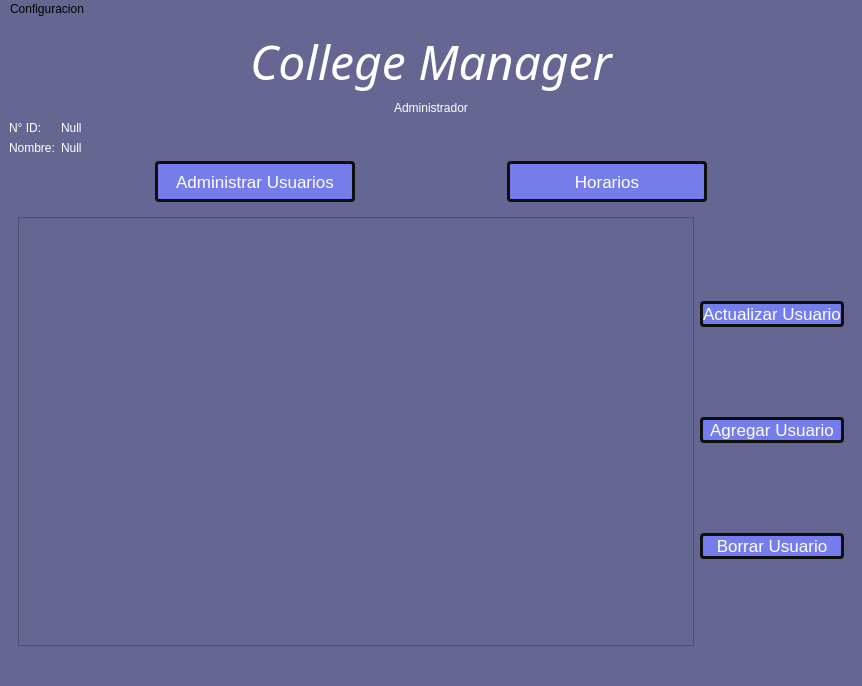
<?xml version="1.0" encoding="UTF-8"?>
<ui version="4.0">
 <class>MainWindow</class>
 <widget class="QMainWindow" name="MainWindow">
  <property name="geometry">
   <rect>
    <x>0</x>
    <y>0</y>
    <width>862</width>
    <height>686</height>
   </rect>
  </property>
  <property name="windowTitle">
   <string>College Manager</string>
  </property>
  <property name="styleSheet">
   <string notr="true">/*Cambiamos el color de la ventana*/
	QWidget{
		background-color: #656792;
	}

	/*Estilos para el botón*/
	QPushButton{
		background-color: #757DED;
		border-radius: 4px;
		border: 3px solid #101010;
		color: #fff;
		font-family: 'Roboto';
		font-size: 17px;
	}
	
	/*Definimos el estilo para un efecto hover sobre el botón,
	este cambiará su background cuando pasemos el mouse por
	encima*/
	QPushButton:hover{
	background-color:#53F0F3 ;
	}

	/*Definimos los estilos para los QLineEdit*/
	QLineEdit{
		border-radius: 3px;
		border: 2px solid #101010;
		font-color: #020202;
	}

	/*Definimos los estilos para los QLabel*/
	QLabel{
		font-family: 'Monotype Corsiva';
		color: #fff;
	}

	/*Definimos los estilos para los QLabels cuyos nombres son
	'label_usuario' y 'label-password'*/
	#label_usuario, #label_password{
		font-size: 17px;
		color: #212121;
	}
	
	/*Estilo para el QLable cuyo nombre es #label_login*/
	#label_login{
		font-size:30px;
		color: #fff;
	}</string>
  </property>
  <widget class="QWidget" name="centralwidget">
   <layout class="QGridLayout" name="gridLayout">
    <item row="0" column="0">
     <layout class="QVBoxLayout" name="body">
      <item>
       <layout class="QVBoxLayout" name="header">
        <item>
         <widget class="QLabel" name="title_2">
          <property name="font">
           <font>
            <family>Monotype Corsiva</family>
            <pointsize>36</pointsize>
            <italic>true</italic>
           </font>
          </property>
          <property name="styleSheet">
           <string notr="true">text-align: center</string>
          </property>
          <property name="text">
           <string>College Manager</string>
          </property>
          <property name="alignment">
           <set>Qt::AlignCenter</set>
          </property>
         </widget>
        </item>
        <item>
         <widget class="QLabel" name="role_2">
          <property name="text">
           <string>Administrador</string>
          </property>
          <property name="alignment">
           <set>Qt::AlignCenter</set>
          </property>
         </widget>
        </item>
       </layout>
      </item>
      <item>
       <layout class="QFormLayout" name="userData">
        <item row="0" column="0">
         <widget class="QLabel" name="label_3">
          <property name="text">
           <string>N° ID: </string>
          </property>
         </widget>
        </item>
        <item row="0" column="1">
         <widget class="QLabel" name="nID">
          <property name="text">
           <string>Null</string>
          </property>
         </widget>
        </item>
        <item row="1" column="0">
         <widget class="QLabel" name="label_5">
          <property name="text">
           <string>Nombre:</string>
          </property>
         </widget>
        </item>
        <item row="1" column="1">
         <widget class="QLabel" name="name">
          <property name="text">
           <string>Null</string>
          </property>
         </widget>
        </item>
       </layout>
      </item>
      <item>
       <layout class="QHBoxLayout" name="nav">
        <item>
         <spacer name="horizontalSpacer_5">
          <property name="orientation">
           <enum>Qt::Horizontal</enum>
          </property>
          <property name="sizeHint" stdset="0">
           <size>
            <width>40</width>
            <height>20</height>
           </size>
          </property>
         </spacer>
        </item>
        <item>
         <widget class="QPushButton" name="userManagerBtn">
          <property name="minimumSize">
           <size>
            <width>200</width>
            <height>41</height>
           </size>
          </property>
          <property name="text">
           <string>Administrar Usuarios</string>
          </property>
         </widget>
        </item>
        <item>
         <spacer name="horizontalSpacer_4">
          <property name="orientation">
           <enum>Qt::Horizontal</enum>
          </property>
          <property name="sizeHint" stdset="0">
           <size>
            <width>28</width>
            <height>0</height>
           </size>
          </property>
         </spacer>
        </item>
        <item>
         <widget class="QPushButton" name="scheduleBtn">
          <property name="minimumSize">
           <size>
            <width>200</width>
            <height>41</height>
           </size>
          </property>
          <property name="text">
           <string>Horarios</string>
          </property>
         </widget>
        </item>
        <item>
         <spacer name="horizontalSpacer_6">
          <property name="orientation">
           <enum>Qt::Horizontal</enum>
          </property>
          <property name="sizeHint" stdset="0">
           <size>
            <width>40</width>
            <height>20</height>
           </size>
          </property>
         </spacer>
        </item>
       </layout>
      </item>
      <item>
       <widget class="QStackedWidget" name="views">
        <property name="currentIndex">
         <number>0</number>
        </property>
        <widget class="QWidget" name="userManager">
         <layout class="QHBoxLayout" name="horizontalLayout">
          <item>
           <widget class="QTableWidget" name="tableUsers">
            <property name="enabled">
             <bool>true</bool>
            </property>
           </widget>
          </item>
          <item>
           <layout class="QVBoxLayout" name="verticalLayout">
            <item>
             <widget class="QPushButton" name="updateUserBtn">
              <property name="text">
               <string>Actualizar Usuario</string>
              </property>
             </widget>
            </item>
            <item>
             <widget class="QPushButton" name="addUserBtn">
              <property name="text">
               <string>Agregar Usuario</string>
              </property>
             </widget>
            </item>
            <item>
             <widget class="QPushButton" name="deleteUserBtn">
              <property name="text">
               <string>Borrar Usuario</string>
              </property>
             </widget>
            </item>
           </layout>
          </item>
         </layout>
        </widget>
        <widget class="QWidget" name="schedule">
         <layout class="QHBoxLayout" name="horizontalLayout_2">
          <item>
           <widget class="QTableWidget" name="tableWidget"/>
          </item>
         </layout>
        </widget>
        <widget class="QWidget" name="adduserPage">
         <layout class="QHBoxLayout" name="horizontalLayout_3">
          <item>
           <spacer name="horizontalSpacer">
            <property name="orientation">
             <enum>Qt::Horizontal</enum>
            </property>
            <property name="sizeHint" stdset="0">
             <size>
              <width>231</width>
              <height>20</height>
             </size>
            </property>
           </spacer>
          </item>
          <item>
           <layout class="QVBoxLayout" name="verticalLayout_2">
            <item>
             <layout class="QFormLayout" name="form">
              <item row="0" column="0">
               <widget class="QLabel" name="label">
                <property name="text">
                 <string>Nombre de usuario: </string>
                </property>
               </widget>
              </item>
              <item row="0" column="1">
               <widget class="QLineEdit" name="usernameLE"/>
              </item>
              <item row="1" column="0">
               <widget class="QLabel" name="passwordL">
                <property name="text">
                 <string>Contraseña</string>
                </property>
               </widget>
              </item>
              <item row="1" column="1">
               <widget class="QLineEdit" name="passwordLE"/>
              </item>
              <item row="2" column="0">
               <widget class="QLabel" name="RoleL">
                <property name="text">
                 <string>Rol: </string>
                </property>
               </widget>
              </item>
              <item row="2" column="1">
               <widget class="QComboBox" name="roleCB">
                <item>
                 <property name="text">
                  <string>Estudiante</string>
                 </property>
                </item>
                <item>
                 <property name="text">
                  <string>Profesor</string>
                 </property>
                </item>
                <item>
                 <property name="text">
                  <string>Administrador</string>
                 </property>
                </item>
               </widget>
              </item>
              <item row="4" column="0">
               <widget class="QLabel" name="fisrtSuernameL">
                <property name="text">
                 <string>ApellidoPaterno</string>
                </property>
               </widget>
              </item>
              <item row="4" column="1">
               <widget class="QLineEdit" name="firstSurnameLE"/>
              </item>
              <item row="5" column="0">
               <widget class="QLabel" name="SecondSurnameL">
                <property name="text">
                 <string>Apellido Materno:</string>
                </property>
               </widget>
              </item>
              <item row="5" column="1">
               <widget class="QLineEdit" name="secondSurnameLE"/>
              </item>
              <item row="6" column="0">
               <widget class="QLabel" name="emailL">
                <property name="text">
                 <string>Email</string>
                </property>
               </widget>
              </item>
              <item row="6" column="1">
               <widget class="QLineEdit" name="emailLE"/>
              </item>
              <item row="7" column="0">
               <widget class="QLabel" name="phoneL">
                <property name="text">
                 <string>Telefono</string>
                </property>
               </widget>
              </item>
              <item row="7" column="1">
               <widget class="QLineEdit" name="phoneLE"/>
              </item>
              <item row="8" column="0">
               <widget class="QLabel" name="addressL">
                <property name="text">
                 <string>Direccion</string>
                </property>
               </widget>
              </item>
              <item row="8" column="1">
               <widget class="QTextEdit" name="addressTE"/>
              </item>
              <item row="3" column="0">
               <widget class="QLabel" name="nameL">
                <property name="text">
                 <string>Nombre:</string>
                </property>
               </widget>
              </item>
              <item row="3" column="1">
               <widget class="QLineEdit" name="nameLE"/>
              </item>
             </layout>
            </item>
            <item>
             <widget class="QPushButton" name="acceptAddUser">
              <property name="text">
               <string>Crear Usuario</string>
              </property>
             </widget>
            </item>
            <item>
             <spacer name="verticalSpacer">
              <property name="orientation">
               <enum>Qt::Vertical</enum>
              </property>
              <property name="sizeHint" stdset="0">
               <size>
                <width>20</width>
                <height>40</height>
               </size>
              </property>
             </spacer>
            </item>
           </layout>
          </item>
          <item>
           <spacer name="horizontalSpacer_2">
            <property name="orientation">
             <enum>Qt::Horizontal</enum>
            </property>
            <property name="sizeHint" stdset="0">
             <size>
              <width>230</width>
              <height>20</height>
             </size>
            </property>
           </spacer>
          </item>
         </layout>
        </widget>
       </widget>
      </item>
     </layout>
    </item>
   </layout>
  </widget>
  <widget class="QMenuBar" name="menubar">
   <property name="geometry">
    <rect>
     <x>0</x>
     <y>0</y>
     <width>862</width>
     <height>21</height>
    </rect>
   </property>
   <widget class="QMenu" name="menuConfiguracion">
    <property name="title">
     <string>Configuracion</string>
    </property>
    <addaction name="dbConfigAction"/>
   </widget>
   <addaction name="menuConfiguracion"/>
  </widget>
  <widget class="QStatusBar" name="statusbar"/>
  <action name="dbConfigAction">
   <property name="text">
    <string>Base de datos</string>
   </property>
  </action>
 </widget>
 <resources/>
 <connections/>
</ui>
